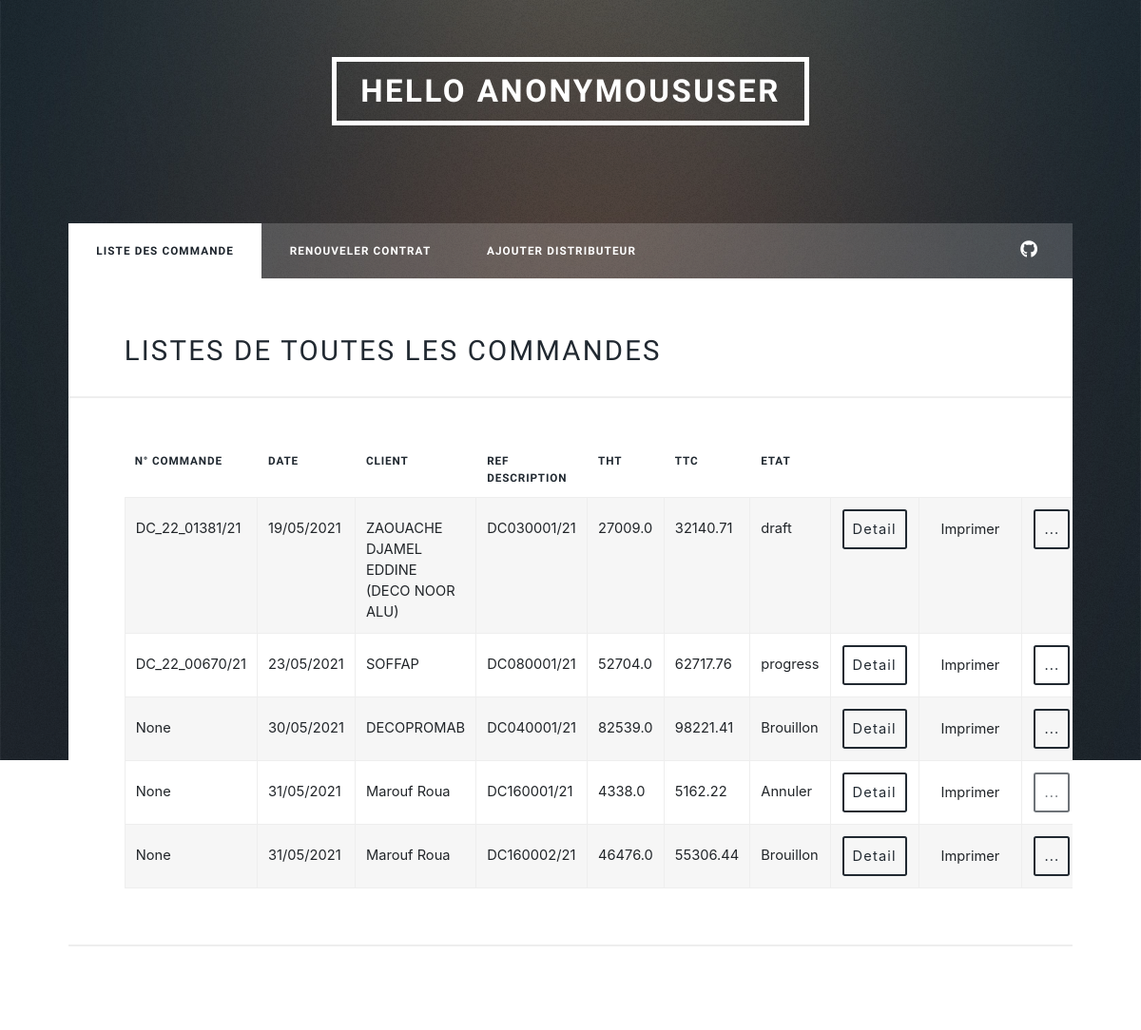
The page /commerciale/listCommandesC on the database its author committed.
### distributeur/models.py (models this page shows)
class Commande(models.Model):
    id = models.AutoField(primary_key=True)
    n_commande_odoo = models.CharField(null=True, blank=True, max_length=255)
    reference_description = models.CharField(max_length=255)
    destributeur = models.ForeignKey(Distributeur, on_delete=models.CASCADE)
    societe = models.CharField(default='Strugal', max_length=255)
    totaleHT = models.FloatField()
    totaleTTC = models.FloatField()
    etat = models.CharField(default='Brouillon', max_length=255)
    date = models.CharField(
        default=date.today().strftime("%d/%m/%Y"), max_length=255)

class Distributeur(models.Model):
    user = models.ForeignKey(User, null=True, on_delete=models.CASCADE)
    id = models.AutoField(primary_key=True)
    nom = models.CharField(max_length=255)
    adress = models.CharField(max_length=255)
    tel_fix = models.CharField(null=True, blank=True, max_length=255)
    tel_portable = models.CharField(null=True, blank=True, max_length=255)
    couriel = models.CharField(null=True, blank=True, max_length=255)
    civilite = models.IntegerField(null=True, blank=True)
    site_web = models.CharField(null=True, blank=True, max_length=255)
    rcn = models.CharField(max_length=255)
    date_enregistrement_rc = models.CharField(max_length=255)
    nis = models.CharField(null=True, blank=True, max_length=255)
    ifn = models.CharField(max_length=255)
    art = models.CharField(max_length=255)
    date_debut_activité = models.CharField(
        null=True, blank=True, max_length=255)
    date_effet = models.CharField(null=True, blank=True, max_length=255)
    date_echeance = models.CharField(null=True, blank=True, max_length=255)
    status = models.CharField(max_length=255)
    nbr_facture = models.IntegerField(default=0)
    def __str__(self):
        return self.nom

### commerciale/views.py (the view)
# urls.py: path("listCommandesC", views.listCommandes, name="listCommandes"),
def listCommandes(request):
    commande = Commande.objects.all()
    context = {
        "commande": commande
    }
    return render(
        request, "commerciale/listCommandes.html", context)

### templates/commerciale/listCommandes.html (shortened to what this page needs)
{%extends 'base.html'%} {% block title %} Welcome {% endblock %}
{% block content %}
<div id="wrapper">
   <link rel="stylesheet" href="https://maxcdn.bootstrapcdn.com/bootstrap/4.5.2/css/bootstrap.min.css">
  {% include 'partials/_header.html'%}
  {% include 'partials/_nav_com.html'%}
  <div id="main">
    <h2>Listes de toutes les commandes</h2>
    <div class="table-wrapper">
      <table class="alt">
          <thead>
              <tr>
                  <th>N° Commande</th>
                  <th>Date</th>
                  <th>Client</th>
                  <th>Ref Description</th>
                  <th>THT</th>
                  <th>TTC</th>
                  <th>Etat</th>
              </tr>
          </thead>
          <tbody>
              {% for com in commande %}
              <tr>
                  <td>{{com.n_commande_odoo}}</td>
                  <td>{{com.date}}</td>
                  <td>{{com.destributeur}}</td>
                  <td>{{com.reference_description}}</td>
                  <td>{{com.totaleHT}}</td>
                  <td>{{com.totaleTTC}}</td>
                  <td>{{com.etat}}</td>
                  <td><button
                    id="{{com.id}}"
                    onClick=showDetail(this.id)
                    type="button"
                    class="btn "
                    data-toggle="modal" data-target="#exampleModal"
                  >Detail</button></td>
                  <td>
                    <a
                    id="{{com.id}}"
                    onClick=showDetail(this.id)
                    type="button"
                    class="btn "
                    href="{% url 'pdf_view' com.id %}"
                    target="_blank"
                  >Imprimer</a>
                  </td>
                  <td>
                    <div class="dropdown">
                      <button
                      {% if com.etat == 'Annuler' or com.etat == 'done' %}
                      class="btn disabled"
                      {% else %}
                      class="btn"
                      {% endif %}
                      type="button"
                      id="dropdownMenuButton"
                      data-toggle="dropdown"
                      aria-expanded="false">
                        ...
                      </button>
                    </div>
                  </td>
              </tr>
              {% endfor %}
          </tbody>
      </table>
    </div>
    <hr />
  </div>
</div>
{% endblock %}

### rows shown on the page
Commande: n_commande_odoo "DC_22_01381/21", date "19/05/2021", destributeur "ZAOUACHE DJAMEL EDDINE (DECO NOOR ALU)", reference_description "DC030001/21", totaleHT "27009.0", totaleTTC "32140.71", etat "draft"
Commande: n_commande_odoo "DC_22_00670/21", date "23/05/2021", destributeur "SOFFAP", reference_description "DC080001/21", totaleHT "52704.0", totaleTTC "62717.76", etat "progress"
Commande: n_commande_odoo "None", date "30/05/2021", destributeur "DECOPROMAB", reference_description "DC040001/21", totaleHT "82539.0", totaleTTC "98221.41", etat "Brouillon"
Commande: n_commande_odoo "None", date "31/05/2021", destributeur "Marouf Roua", reference_description "DC160001/21", totaleHT "4338.0", totaleTTC "5162.22", etat "Annuler"
Commande: n_commande_odoo "None", date "31/05/2021", destributeur "Marouf Roua", reference_description "DC160002/21", totaleHT "46476.0", totaleTTC "55306.44", etat "Brouillon"

### other values the page prints
{{ request.user }} "ANONYMOUSUSER"
